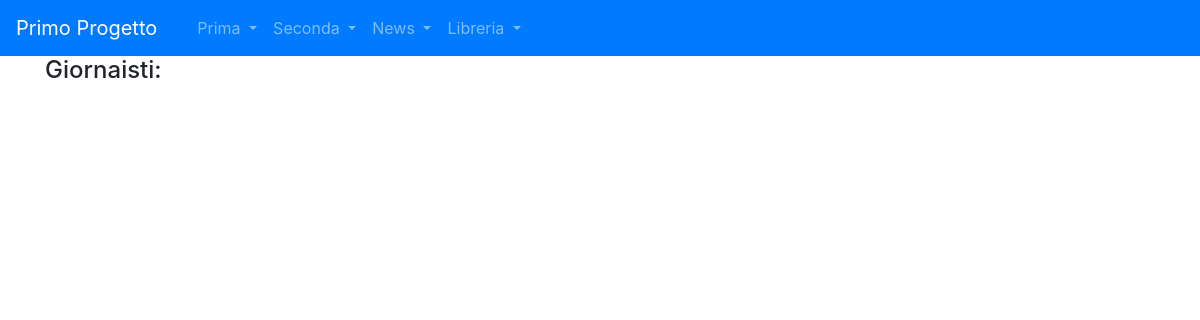
/news/lista_giornalisti/, run on an earlier commit of the app's database.
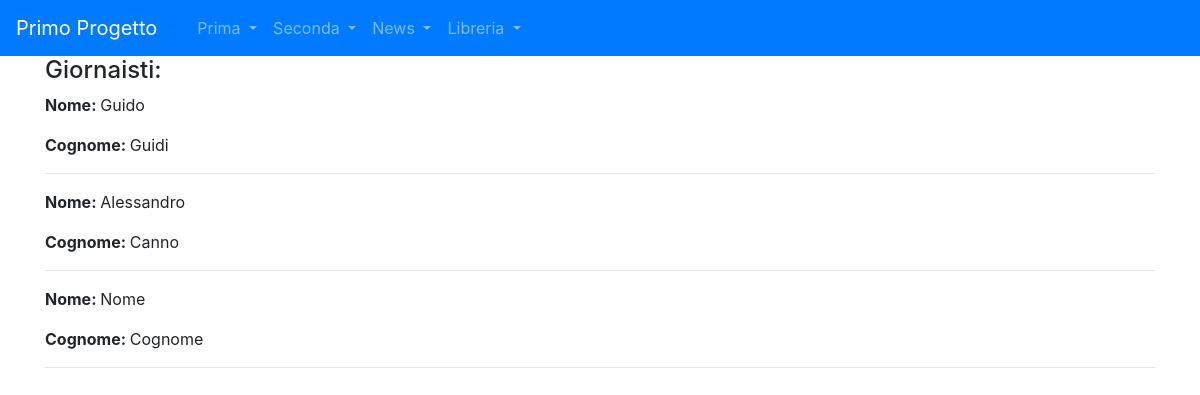
And on a later commit of the database.
### news/models.py (models this page shows)
class Giornalista (models.Model):
    nome = models.CharField (max_length = 20)
    cognome = models.CharField (max_length = 20)
    class Meta:
        verbose_name="Giornalista"
        verbose_name_plural="Giornalisti"

### news/views.py (the view)
# urls.py: path("lista_giornalisti/", GiornalistaListView.as_view(), name="lista_giornalisti"),
class GiornalistaListView(ListView):
    model = Giornalista
    template_name = "lista_giornalisti.html"
    def get_context_data(self, **kwargs):
        context = super().get_context_data(**kwargs)
        context["giornalisti"] = Giornalista.objects.all()
        return context

### news/templates/lista_giornalisti.html (shortened to what this page needs)
{% extends 'base.html' %}
{% block content %}
   <h4>Giornaisti:</h4>
    {% for giornalista in giornalisti %}
        <p><strong>Nome: </strong>{{ giornalista.nome }}</p>
        <p><strong>Cognome: </strong>{{ giornalista.cognome }}</p>
        <hr>
    {% endfor %}
{% endblock content %}

What changed in the data, as far as the page shows it:
added Giornalista: nome "Guido", cognome "Guidi"
added Giornalista: nome "Alessandro", cognome "Canno"
added Giornalista: nome "Nome", cognome "Cognome"
